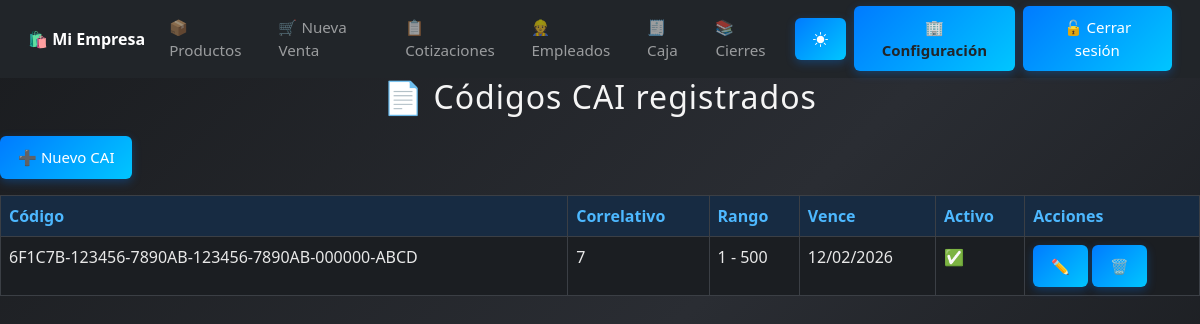
Screenshot of /cai/ (signed in) with the database file from the repository.
### configuracion/models.py (models this page shows, shortened)
class EmpresaConfig(models.Model):
    empresa = models.OneToOneField(Empresa, on_delete=models.CASCADE, related_name="config")
    nombre = models.CharField(max_length=150)
    rtn = models.CharField(max_length=20, blank=True, null=True)
    direccion = models.CharField(max_length=255, blank=True, null=True)
    telefono = models.CharField(max_length=20, blank=True, null=True)
    correo = models.EmailField(max_length=150, blank=True, null=True)
    moneda = models.CharField(max_length=10, default="L")
    isv_default = models.DecimalField(max_digits=5, decimal_places=2, default=0.15)
    actualizado = models.DateTimeField(auto_now=True)

### cai/models.py (models this page shows, shortened)
class Cai(models.Model):
    codigo = models.CharField("Código CAI", max_length=50, unique=True)
    prefijo = models.CharField("Prefijo SAR", max_length=20, blank=True, null=True)
    rango_inicial = models.PositiveIntegerField("Correlativo inicial")
    rango_final = models.PositiveIntegerField("Correlativo final")
    correlativo_actual = models.PositiveIntegerField("Siguiente correlativo")
    fecha_limite = models.DateField("Fecha límite de emisión")
    activo = models.BooleanField("Activo", default=True)

### cai/views.py (the view)
# urls.py: path('', views.listar_cai, name='listar_cai'),
@login_required
@requiere_modulo('mod_cai')
@permission_required('cai.view_cai')
def listar_cai(request):
    cais = Cai.objects.all().order_by('-activo', 'fecha_limite')
    return render(request, 'cai/listar_cai.html', {'cais': cais})

### core/context_processors.py (called while the page is built)
def empresa_config(request):
    empresa = EmpresaConfig.objects.first()
    if not empresa:
        empresa = EmpresaConfig.objects.create(
            nombre="Mi Empresa",
            rtn="",
            direccion="",
        )
    return {"empresa": empresa}

def modulos_config(request):
    modulos = ModuloConfig.objects.first()
    if not modulos:
        modulos = ModuloConfig.objects.create()
    return {"modulos": modulos}

### cai/templates/cai/listar_cai.html (shortened to what this page needs)
{% extends 'base.html' %}
{% block content %}
  <h2>📄 Códigos CAI registrados</h2>
  <a href="{% url 'cai:crear_cai' %}" class="btn btn-success mb-3">➕ Nuevo CAI</a>
  <table class="table table-bordered">
    <thead>
      <tr>
        <th>Código</th>
        <th>Correlativo</th>
        <th>Rango</th>
        <th>Vence</th>
        <th>Activo</th>
        <th>Acciones</th>
      </tr>
    </thead>
    <tbody>
      {% for cai in cais %}
        <tr>
          <td>{{ cai.codigo }}</td>
          <td>{{ cai.correlativo_actual }}</td>
          <td>{{ cai.rango_inicial }} - {{ cai.rango_final }}</td>
          <td>{{ cai.fecha_limite|date:"d/m/Y" }}</td>
          <td>{{ cai.activo|yesno:"✅,❌" }}</td>
          <td>
            <a href="{% url 'cai:editar_cai' cai.id %}" class="btn btn-sm btn-warning">✏️</a>
            <a href="{% url 'cai:eliminar_cai' cai.id %}"
           class="btn btn-sm btn-danger"
           onclick="return confirm('⚠️ ¿Estás seguro que deseas eliminar este CAI? Esta acción no se puede deshacer.')">
           🗑️
            </a>
          </td>
        </tr>
      {% empty %}
        <tr><td colspan="6">No hay CAIs registrados.</td></tr>
      {% endfor %}
    </tbody>
  </table>
{% endblock %}

### core/templates/base.html (shortened to what this page needs)
<!DOCTYPE html>
<html lang="es">
<head>
  {% load static %}
  <link href="https://cdn.jsdelivr.net/npm/bootstrap@5.3.0/dist/css/bootstrap.min.css" rel="stylesheet">
  <link rel="stylesheet" href="{% static 'css/estilo_base.css' %}">
  <link href="https://cdn.jsdelivr.net/npm/bootstrap-icons@1.11.3/font/bootstrap-icons.css" rel="stylesheet">
</head>
<body>
  <nav class="navbar navbar-expand-lg navbar-dark bg-dark sticky-top" id="menu-principal">
    <div class="container-fluid">
      <a class="navbar-brand fw-bold" href="{% url 'dashboard' %}">
        🛍️ {{ empresa.nombre|default:"SISTEMAS FAJARDO" }}
      </a>
      <div class="collapse navbar-collapse" id="navbarNav">
        <ul class="navbar-nav me-auto">
          <li class="nav-item">
            <a class="nav-link" href="{% url 'productos:listar_productos' %}">📦 Productos</a>
          </li>
          <li class="nav-item">
            {% if modulos.mod_ventas and perms.ventas.add_venta %}
              <a class="nav-link" href="{% url 'ventas:crear_venta' %}">🛒 Nueva Venta</a>
            {% endif %}
          </li>
          <li class="nav-item">
            {% if modulos.mod_cotizaciones and perms.cotizaciones.view_cotizacion %}
              <a class="nav-link" href="{% url 'cotizaciones:lista_cotizaciones' %}">📋 Cotizaciones</a>
            {% endif %}
          </li>
          <li class="nav-item">
            {% if modulos.mod_empleados and perms.empleados.view_empleado %}
              <a class="nav-link" href="{% url 'empleados:lista_empleados' %}">👷 Empleados</a>
            {% endif %}
          </li>
        <li class="nav-item">
            {% if modulos.mod_caja and perms.caja.add_cajasesion %}
              <a class="nav-link" href="{% url 'caja:abrir_caja' %}">🧾 Caja</a>
            {% endif %}
          </li>
          <li class="nav-item">
            {% if modulos.mod_caja and perms.caja.view_cajasesion %}
            <a class="nav-link" href="{% url 'caja:historial_cajas' %}">📚 Cierres</a>
            {% endif %}
          </li>
        </ul>
        <ul class="navbar-nav ms-auto align-items-center">
          <li class="nav-item me-2">
            <button id="themeToggle" class="btn btn-outline-light btn-sm" type="button">
              <i class="bi bi-brightness-high-fill" id="themeIcon"></i>
            </button>
          </li>
          {% if perms.configuracion.view_empresa %}
          <li class="nav-item me-2">
            <a href="{% url 'configuracion:configuracion_empresa' %}"
               class="btn btn-warning btn-sm fw-bold text-dark">
              🏢 Configuración
            </a>
          </li>
          {% endif %}
          {% if user.is_authenticated %}
          <li class="nav-item">
            <form action="{% url 'logout' %}" method="post" class="mb-0">
              <button type="submit" class="btn btn-danger btn-sm">
                🔓 Cerrar sesión
              </button>
            </form>
          </li>
          {% endif %}
        </ul>
      </div>
    </div>
  </nav>
  <div class="container-fluid px-0">
    {% block content %}
    {% endblock %}
  </div>
</body>
</html>
</body>
</html>

### static/css/estilo_base.css (style rules this page uses)
h2, h3 { text-align: center; color: #f5f5f5; margin-bottom: 20px; letter-spacing: 1px; transition: color 0.3s ease; }
button, .btn { background: linear-gradient(135deg, #007bff, #00c6ff); color: white; padding: 12px 20px; border: none; border-radius: 6px; font-size: 16px; cursor: pointer; transition: all 0.3s ease; box-shadow: 0 3px 10px rgba(0, 123, 255, 0.3); }
body { background: linear-gradient(135deg, #1a1c1f, #2a2d33, #141619); background-attachment: fixed; color: #f1f1f1; transition: all 0.4s ease; }
@media (max-width: 1200px) { .btn { font-size: 15px; padding: 10px 18px; } }
.navbar, .container, .btn, .contenedor, .form-row, .productos-box { transition: all 0.3s ease; }
.navbar { padding: 0.4rem 1rem !important; }
.navbar-brand { font-size: 1rem; white-space: nowrap; }
.navbar-nav .nav-link { font-size: 0.95rem; padding: 6px 10px; }
html, body { height: 100%; min-height: 100vh; margin: 0; padding: 0; display: flex; flex-direction: column; }
:root { --radius: 6px; }
body:not(.light-mode) { --bs-body-bg: #1b1e22; --bs-body-color: #e8e8e8; --bs-border-color: #3b3f45; --bs-primary-bg-subtle: #172b42; --bs-primary-text: #4db8ff; --bs-card-bg: #22262b; --bs-table-bg: #262b31; --bs-table-striped-bg: #2c3238; --bs-table-hover-bg: #333a42; --bs-warning-bg: #5c4d00; --bs-danger-bg: #5c1f1f; }
body, html { background-color: var(--bs-body-bg) !important; color: var(--bs-body-color) !important; }
.table { background-color: var(--bs-table-bg) !important; color: var(--bs-body-color) !important; }
.table thead th { background-color: var(--bs-primary-bg-subtle) !important; color: var(--bs-primary-text) !important; }
.btn { border-radius: var(--radius); }

### rows the page displays
EmpresaConfig: nombre "Mi Empresa"
Cai: codigo "6F1C7B-123456-7890AB-123456-7890AB-000000-ABCD", correlativo_actual "7", rango_inicial "1", rango_final "500", fecha_limite "12/02/2026", activo "✅"
